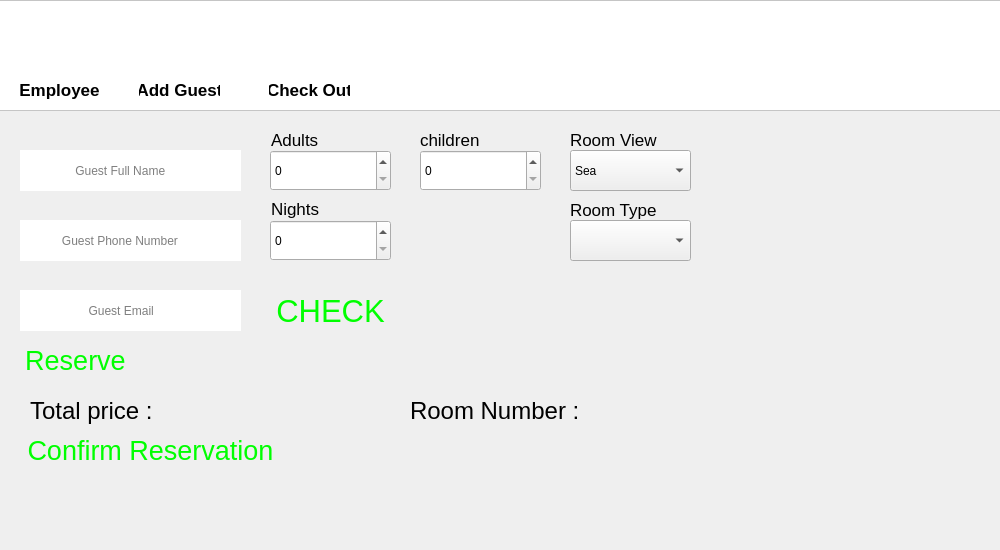
<?xml version="1.0" encoding="UTF-8"?>
<ui version="4.0">
 <class>Form</class>
 <widget class="QWidget" name="Form">
  <property name="geometry">
   <rect>
    <x>0</x>
    <y>0</y>
    <width>1000</width>
    <height>550</height>
   </rect>
  </property>
  <property name="windowTitle">
   <string>Manager_window</string>
  </property>
  <widget class="QFrame" name="frame">
   <property name="geometry">
    <rect>
     <x>-1</x>
     <y>0</y>
     <width>1003</width>
     <height>111</height>
    </rect>
   </property>
   <property name="styleSheet">
    <string notr="true">background-color: rgb(255, 255, 255);</string>
   </property>
   <property name="frameShape">
    <enum>QFrame::StyledPanel</enum>
   </property>
   <property name="frameShadow">
    <enum>QFrame::Raised</enum>
   </property>
   <widget class="QPushButton" name="employee_button">
    <property name="geometry">
     <rect>
      <x>0</x>
      <y>-10</y>
      <width>141</width>
      <height>121</height>
     </rect>
    </property>
    <property name="styleSheet">
     <string notr="true"/>
    </property>
    <property name="text">
     <string/>
    </property>
    <property name="icon">
     <iconset>
      <normaloff>settings.png</normaloff>settings.png</iconset>
    </property>
    <property name="iconSize">
     <size>
      <width>73</width>
      <height>61</height>
     </size>
    </property>
    <property name="flat">
     <bool>true</bool>
    </property>
   </widget>
   <widget class="QLabel" name="label">
    <property name="geometry">
     <rect>
      <x>20</x>
      <y>80</y>
      <width>81</width>
      <height>20</height>
     </rect>
    </property>
    <property name="font">
     <font>
      <pointsize>13</pointsize>
      <weight>75</weight>
      <bold>true</bold>
     </font>
    </property>
    <property name="styleSheet">
     <string notr="true">color: rgb(0, 0, 0);</string>
    </property>
    <property name="text">
     <string>Employee</string>
    </property>
    <property name="alignment">
     <set>Qt::AlignCenter</set>
    </property>
   </widget>
   <widget class="QPushButton" name="add_guest_button">
    <property name="geometry">
     <rect>
      <x>120</x>
      <y>-10</y>
      <width>141</width>
      <height>121</height>
     </rect>
    </property>
    <property name="styleSheet">
     <string notr="true"/>
    </property>
    <property name="text">
     <string/>
    </property>
    <property name="icon">
     <iconset>
      <normaloff>traveler-with-a-suitcase.png</normaloff>traveler-with-a-suitcase.png</iconset>
    </property>
    <property name="iconSize">
     <size>
      <width>73</width>
      <height>61</height>
     </size>
    </property>
    <property name="flat">
     <bool>true</bool>
    </property>
   </widget>
   <widget class="QLabel" name="label_3">
    <property name="geometry">
     <rect>
      <x>140</x>
      <y>80</y>
      <width>81</width>
      <height>20</height>
     </rect>
    </property>
    <property name="font">
     <font>
      <pointsize>13</pointsize>
      <weight>75</weight>
      <bold>true</bold>
     </font>
    </property>
    <property name="styleSheet">
     <string notr="true">color: rgb(0, 0, 0);</string>
    </property>
    <property name="text">
     <string>Add Guest</string>
    </property>
    <property name="alignment">
     <set>Qt::AlignCenter</set>
    </property>
   </widget>
   <widget class="QPushButton" name="check_out_button">
    <property name="geometry">
     <rect>
      <x>240</x>
      <y>-10</y>
      <width>141</width>
      <height>121</height>
     </rect>
    </property>
    <property name="styleSheet">
     <string notr="true"/>
    </property>
    <property name="text">
     <string/>
    </property>
    <property name="icon">
     <iconset>
      <normaloff>exit.png</normaloff>exit.png</iconset>
    </property>
    <property name="iconSize">
     <size>
      <width>73</width>
      <height>61</height>
     </size>
    </property>
    <property name="flat">
     <bool>true</bool>
    </property>
   </widget>
   <widget class="QLabel" name="label_4">
    <property name="geometry">
     <rect>
      <x>270</x>
      <y>80</y>
      <width>81</width>
      <height>20</height>
     </rect>
    </property>
    <property name="font">
     <font>
      <pointsize>13</pointsize>
      <weight>75</weight>
      <bold>true</bold>
     </font>
    </property>
    <property name="styleSheet">
     <string notr="true">color: rgb(0, 0, 0);</string>
    </property>
    <property name="text">
     <string>Check Out</string>
    </property>
    <property name="alignment">
     <set>Qt::AlignCenter</set>
    </property>
   </widget>
   <zorder>label</zorder>
   <zorder>label_3</zorder>
   <zorder>label_4</zorder>
   <zorder>employee_button</zorder>
   <zorder>add_guest_button</zorder>
   <zorder>check_out_button</zorder>
  </widget>
  <widget class="QWidget" name="add_guest_widget" native="true">
   <property name="geometry">
    <rect>
     <x>10</x>
     <y>120</y>
     <width>981</width>
     <height>421</height>
    </rect>
   </property>
   <widget class="QLineEdit" name="Guest_full_name">
    <property name="geometry">
     <rect>
      <x>10</x>
      <y>30</y>
      <width>221</width>
      <height>41</height>
     </rect>
    </property>
    <property name="styleSheet">
     <string notr="true">border: 0px black solid</string>
    </property>
    <property name="placeholderText">
     <string>                Guest Full Name</string>
    </property>
   </widget>
   <widget class="QLabel" name="adults_label">
    <property name="geometry">
     <rect>
      <x>261</x>
      <y>10</y>
      <width>67</width>
      <height>19</height>
     </rect>
    </property>
    <property name="font">
     <font>
      <pointsize>13</pointsize>
     </font>
    </property>
    <property name="text">
     <string>Adults</string>
    </property>
   </widget>
   <widget class="QLabel" name="children_label">
    <property name="geometry">
     <rect>
      <x>410</x>
      <y>10</y>
      <width>67</width>
      <height>19</height>
     </rect>
    </property>
    <property name="font">
     <font>
      <pointsize>13</pointsize>
     </font>
    </property>
    <property name="text">
     <string>children</string>
    </property>
   </widget>
   <widget class="QComboBox" name="room_view_box">
    <property name="geometry">
     <rect>
      <x>560</x>
      <y>30</y>
      <width>121</width>
      <height>41</height>
     </rect>
    </property>
    <item>
     <property name="text">
      <string>Sea</string>
     </property>
    </item>
    <item>
     <property name="text">
      <string>Pool</string>
     </property>
    </item>
    <item>
     <property name="text">
      <string>Street</string>
     </property>
    </item>
   </widget>
   <widget class="QLabel" name="room_view_label">
    <property name="geometry">
     <rect>
      <x>560</x>
      <y>10</y>
      <width>91</width>
      <height>19</height>
     </rect>
    </property>
    <property name="font">
     <font>
      <pointsize>13</pointsize>
     </font>
    </property>
    <property name="text">
     <string>Room View</string>
    </property>
   </widget>
   <widget class="QLineEdit" name="guest_phone_number">
    <property name="geometry">
     <rect>
      <x>10</x>
      <y>100</y>
      <width>221</width>
      <height>41</height>
     </rect>
    </property>
    <property name="styleSheet">
     <string notr="true">border: 0px black solid</string>
    </property>
    <property name="placeholderText">
     <string>            Guest Phone Number</string>
    </property>
   </widget>
   <widget class="QSpinBox" name="nights_box">
    <property name="geometry">
     <rect>
      <x>260</x>
      <y>100</y>
      <width>121</width>
      <height>41</height>
     </rect>
    </property>
   </widget>
   <widget class="QLabel" name="nights_label">
    <property name="geometry">
     <rect>
      <x>261</x>
      <y>78</y>
      <width>67</width>
      <height>21</height>
     </rect>
    </property>
    <property name="font">
     <font>
      <pointsize>13</pointsize>
     </font>
    </property>
    <property name="text">
     <string>Nights</string>
    </property>
   </widget>
   <widget class="QLineEdit" name="guest_email">
    <property name="geometry">
     <rect>
      <x>10</x>
      <y>170</y>
      <width>221</width>
      <height>41</height>
     </rect>
    </property>
    <property name="styleSheet">
     <string notr="true">border: 0px black solid</string>
    </property>
    <property name="placeholderText">
     <string>                    Guest Email</string>
    </property>
   </widget>
   <widget class="QSpinBox" name="adults_box">
    <property name="geometry">
     <rect>
      <x>260</x>
      <y>30</y>
      <width>121</width>
      <height>41</height>
     </rect>
    </property>
    <property name="maximum">
     <number>5</number>
    </property>
   </widget>
   <widget class="QSpinBox" name="children_box">
    <property name="geometry">
     <rect>
      <x>410</x>
      <y>30</y>
      <width>121</width>
      <height>41</height>
     </rect>
    </property>
    <property name="maximum">
     <number>5</number>
    </property>
   </widget>
   <widget class="QPushButton" name="check_button">
    <property name="geometry">
     <rect>
      <x>260</x>
      <y>170</y>
      <width>121</width>
      <height>41</height>
     </rect>
    </property>
    <property name="font">
     <font>
      <pointsize>23</pointsize>
     </font>
    </property>
    <property name="styleSheet">
     <string notr="true">color:rgb(0, 255, 0)</string>
    </property>
    <property name="text">
     <string>CHECK</string>
    </property>
    <property name="flat">
     <bool>true</bool>
    </property>
   </widget>
   <widget class="QComboBox" name="room_type_box">
    <property name="geometry">
     <rect>
      <x>560</x>
      <y>100</y>
      <width>121</width>
      <height>41</height>
     </rect>
    </property>
   </widget>
   <widget class="QLabel" name="room_type_lable">
    <property name="geometry">
     <rect>
      <x>560</x>
      <y>80</y>
      <width>91</width>
      <height>19</height>
     </rect>
    </property>
    <property name="font">
     <font>
      <pointsize>13</pointsize>
     </font>
    </property>
    <property name="text">
     <string>Room Type</string>
    </property>
   </widget>
   <widget class="QLabel" name="total_price">
    <property name="geometry">
     <rect>
      <x>20</x>
      <y>270</y>
      <width>271</width>
      <height>41</height>
     </rect>
    </property>
    <property name="font">
     <font>
      <pointsize>18</pointsize>
     </font>
    </property>
    <property name="text">
     <string>Total price : </string>
    </property>
   </widget>
   <widget class="QPushButton" name="reserve_button">
    <property name="geometry">
     <rect>
      <x>0</x>
      <y>220</y>
      <width>131</width>
      <height>41</height>
     </rect>
    </property>
    <property name="font">
     <font>
      <pointsize>20</pointsize>
     </font>
    </property>
    <property name="styleSheet">
     <string notr="true">color:rgb(0, 255, 0)</string>
    </property>
    <property name="text">
     <string>Reserve</string>
    </property>
    <property name="flat">
     <bool>true</bool>
    </property>
   </widget>
   <widget class="QPushButton" name="confirm_button">
    <property name="geometry">
     <rect>
      <x>0</x>
      <y>310</y>
      <width>281</width>
      <height>41</height>
     </rect>
    </property>
    <property name="font">
     <font>
      <pointsize>20</pointsize>
     </font>
    </property>
    <property name="styleSheet">
     <string notr="true">color:rgb(0, 255, 0)</string>
    </property>
    <property name="text">
     <string>Confirm Reservation</string>
    </property>
    <property name="flat">
     <bool>true</bool>
    </property>
   </widget>
   <widget class="QLabel" name="total_price_2">
    <property name="geometry">
     <rect>
      <x>400</x>
      <y>270</y>
      <width>281</width>
      <height>41</height>
     </rect>
    </property>
    <property name="font">
     <font>
      <pointsize>18</pointsize>
     </font>
    </property>
    <property name="text">
     <string>Room Number :</string>
    </property>
   </widget>
   <zorder>confirm_button</zorder>
   <zorder>Guest_full_name</zorder>
   <zorder>adults_label</zorder>
   <zorder>children_label</zorder>
   <zorder>room_view_box</zorder>
   <zorder>room_view_label</zorder>
   <zorder>guest_phone_number</zorder>
   <zorder>nights_box</zorder>
   <zorder>nights_label</zorder>
   <zorder>guest_email</zorder>
   <zorder>adults_box</zorder>
   <zorder>children_box</zorder>
   <zorder>check_button</zorder>
   <zorder>room_type_box</zorder>
   <zorder>room_type_lable</zorder>
   <zorder>total_price</zorder>
   <zorder>reserve_button</zorder>
   <zorder>total_price_2</zorder>
  </widget>
 </widget>
 <resources/>
 <connections/>
</ui>
